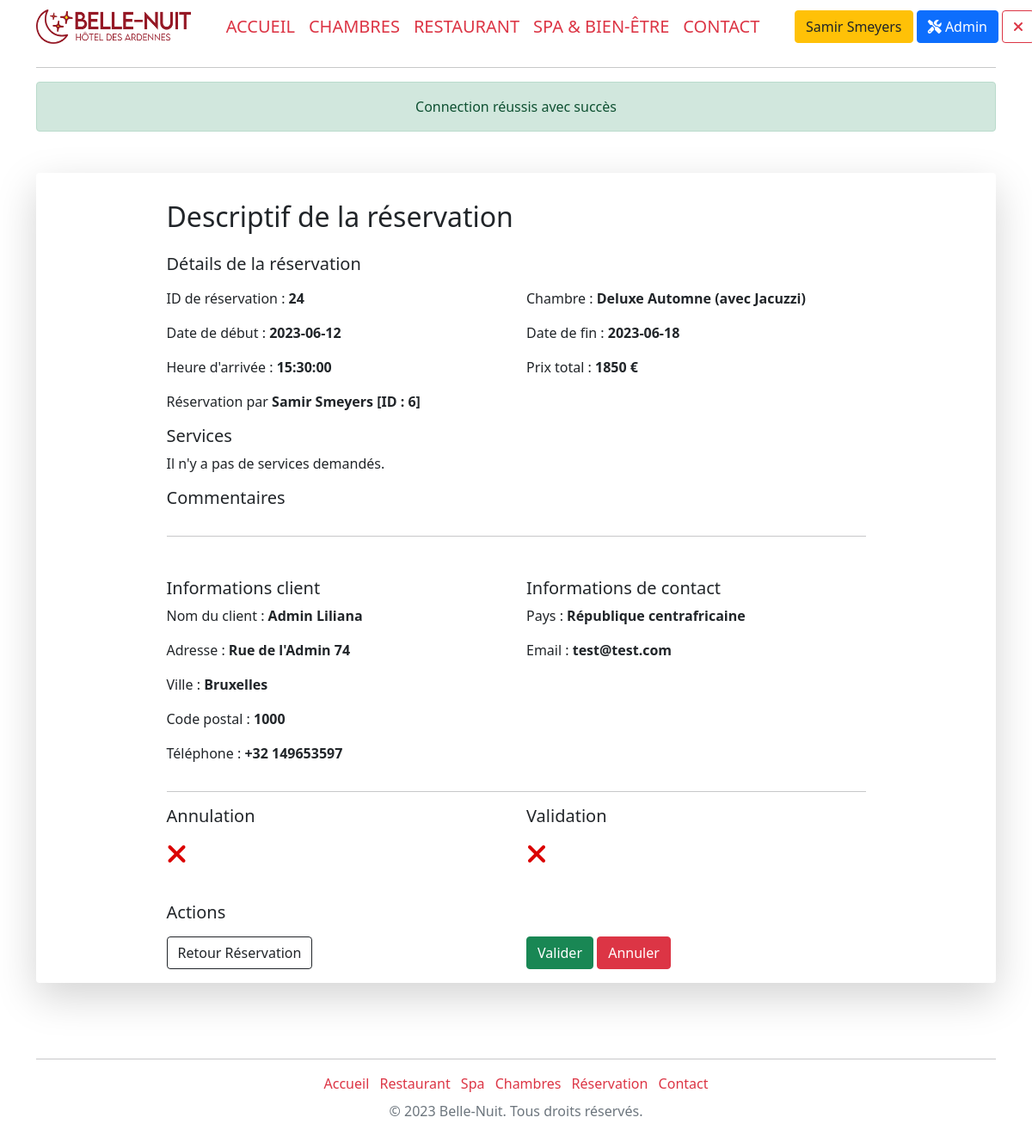
Page /adminReservationDetail&id=24 (signed in) on the committed database.
### tables this page shows
CREATE TABLE `bookings` (
  `booking_id` int(11) NOT NULL,
  `id_bedroom` int(11) NOT NULL,
  `id_acc` int(11) NOT NULL,
  `cus_gender` varchar(2) NOT NULL,
  `booking_date_begin` date NOT NULL,
  `booking_arrival_time` time NOT NULL,
  `booking_date_end` date NOT NULL,
  `booking_price_total` float NOT NULL,
  `booking_comments` text NOT NULL,
  `cus_name` varchar(30) NOT NULL,
  `cus_surname` varchar(30) NOT NULL,
  `cus_address` varchar(120) NOT NULL,
  `cus_addressbox` varchar(10) NOT NULL,
  `cus_city` varchar(20) NOT NULL,
  `cus_codepostal` mediumint(9) NOT NULL,
  `cus_id_country` int(11) NOT NULL,
  `cus_phone` varchar(20) NOT NULL,
  `cus_email` varchar(255) NOT NULL,
  `booking_cancelation` tinyint(1) NOT NULL DEFAULT 0,
  `booking_validation` tinyint(1) NOT NULL DEFAULT 0
);

CREATE TABLE `account` (
  `acc_id` int(11) NOT NULL,
  `acc_name` varchar(30) NOT NULL,
  `acc_surname` varchar(30) NOT NULL,
  `acc_address` varchar(120) NOT NULL,
  `acc_addressbox` int(11) NOT NULL,
  `acc_city` varchar(20) NOT NULL,
  `acc_codepostal` mediumint(9) NOT NULL,
  `acc_id_country` int(11) NOT NULL,
  `acc_phone` varchar(20) NOT NULL,
  `acc_email` varchar(255) NOT NULL,
  `acc_password` varchar(128) NOT NULL,
  `acc_code_activation` varchar(32) NOT NULL,
  `acc_admin` tinyint(1) NOT NULL,
  `acc_active` tinyint(1) NOT NULL
);

CREATE TABLE `bedroom` (
  `bedroom_id` int(11) NOT NULL,
  `bedroom_name` varchar(40) NOT NULL,
  `bedroom_description` text NOT NULL,
  `bedroom_bed` enum('double','twin','single') NOT NULL,
  `bedroom_priceday` int(11) NOT NULL,
  `id_roomcategory` int(11) NOT NULL
);

### models/Model.class.php (called while the page is built, shortened)
<?php
abstract class Model{
    private static $pdo;
    private static function setBdd(){
        self::$pdo = new PDO("mysql:host=localhost;dbname=hotel;charset=utf8", "root", "");
        self::$pdo->setAttribute(PDO::ATTR_ERRMODE, PDO::ERRMODE_WARNING);
    }
    protected function getBdd(){
        return self::$pdo;
    }
}

### models/AdminManager.model.php (called while the page is built, shortened)
<?php
require_once("Model.class.php");
class AdminManager extends Model
{
    public function getReservationById($id)
    {
        $stmt = $this->getBdd()->prepare('
        SELECT bookings.*, bedroom.bedroom_name, services_bedroom.service_name , account.acc_surname , account.acc_name , account.acc_id
        FROM bookings
        LEFT JOIN bedroom ON bookings.id_bedroom = bedroom.bedroom_id
        LEFT JOIN lnk_services_reservation ON bookings.booking_id = lnk_services_reservation.id_booking
        LEFT JOIN services_bedroom ON lnk_services_reservation.id_service = services_bedroom.service_id
        INNER JOIN account ON bookings.id_acc = account.acc_id
        WHERE bookings.booking_id = :booking_id');
        $stmt->bindValue(':booking_id', $id);
        $stmt->execute();
        $reservationDetails = $stmt->fetchAll(PDO::FETCH_ASSOC);
        $services = array();
        foreach ($reservationDetails as $reservation) {
            $service = array(
                'service_name' => $reservation['service_name']
            );
            $services[] = $service;
        }
        $reservationDetails[0]['services'] = $services;
        return $reservationDetails[0];
    }
}

### config/Securite.class.php (called while the page is built, shortened)
<?php
class Securite {
    public static function secureHTML($string){
        return htmlentities($string);
    }
}

### views/main/back/adminReservationDetail.view.php (the view, shortened to what this page needs)
<div class="container-fluid shadow-lg p-3 mb-5 mt-5 bg-body rounded mx-auto">
    <div class="w-75 mx-auto">
        <h2 class="mt-3">Descriptif de la réservation</h2>
        <div class="row mt-4">
            <h5 class="mb-3">Détails de la réservation</h5>
            <div class="col-md-6">
                <div class="card-text-column">
                    <p>ID de réservation : <strong><?php echo $reservation['booking_id']; ?></strong></p>
                    <p>Date de début : <strong><?php echo $reservation['booking_date_begin']; ?></strong></p>
                    <p>Heure d'arrivée : <strong><?php echo $reservation['booking_arrival_time']; ?></strong></p>
                    <p>Réservation par <strong><?php echo $reservation['acc_surname'] . ' ' . $reservation['acc_name'] .' [ID : ' . $reservation['acc_id']. '] ' ?></strong></p>
                    <?php if (is_null($reservation['services'])) : ?>
                        <div class="card-text-column">
                            <p>Services :</p>
                            <ul>
                                <?php foreach ($reservation['services'] as $service) : ?>
                                    <li><strong><?php echo $service['service_name']; ?></strong></li>
                                <?php endforeach; ?>
                            </ul>
                        </div>
                    <?php else : ?>
                        <div class="card-text-column">
                            <h5>Services</h5>
                            <p>Il n'y a pas de services demandés.</p>
                        </div>
                    <?php endif; ?>
                </div>
            </div>
            <div class="col-md-6">
                <p>Chambre : <strong><?php echo $reservation['bedroom_name']; ?></strong></p>
                <p>Date de fin : <strong><?php echo $reservation['booking_date_end']; ?></strong></p>
                <p>Prix total : <strong><?php echo $reservation['booking_price_total']; ?> €</strong></p>
            </div>
            <div class="col-md-12">
                <h5>Commentaires</h5>
            </div>
        </div>
        <hr class="mb-5 mt-3">
        <div class="row mt-3">
            <div class="col-md-6">
                <h5>Informations client</h5>
                <div class="card-text-column">
                    <p>Nom du client : <strong><?php echo $reservation['cus_name'] . ' ' . $reservation['cus_surname']; ?></strong></p>
                    <p>Adresse : <strong><?php echo $reservation['cus_address']; ?></strong></p>
                    <p>Ville : <strong><?php echo $reservation['cus_city']; ?></strong></p>
                    <p>Code postal : <strong><?php echo $reservation['cus_codepostal']; ?></strong></p>
                    <p>Téléphone : <strong><?php echo $reservation['cus_phone']; ?></strong></p>
                </div>
            </div>
            <div class="col-md-6">
                <h5>Informations de contact</h5>
                <div class="card-text-column">
                    <p>Pays : <strong><?php echo $pays; ?></strong></p>
                    <p>Email : <strong><?php echo $reservation['cus_email']; ?></strong></p>
                </div>
            </div>
        </div>
            <hr>
        <div class="row mt-3 mb-3">
            <div class="col-md-6">
                <h5>Annulation</h5>
                <p class="fs-2"><?php echo $cancelationBadge; ?></p>
            </div>
            <div class="col-md-6">
                <h5>Validation</h5>
                <p class="fs-2"><?php echo $validationBadge ?></p>
            </div>
        </div>
        <div class="row mt-3">
            <h5 class="mb-3">Actions</h5>
            <div class="col-md-6">
                <a href="adminReservation" class="btn btn-outline-dark">Retour Réservation</a>
            </div>
            <div class="col-md-6">
                <form action="" method="POST">
                    <?php if ($reservation['booking_validation'] == 0) : ?>
                        <button type="submit" class="btn btn-success" name="validateValidation"
                                onclick="return confirm('Êtes-vous sûr de vouloir confirmer votre réservation')">Valider</button>
                    <?php endif; ?>
                    <?php if ($reservation['booking_cancelation'] == 0) : ?>
                    <button type="submit" class="btn btn-danger" name="cancelReservation"
                            onclick="return confirm('Êtes-vous sûr de vouloir annuler votre réservation')">Annuler</button>
                    <?php endif; ?>
                </form>
            </div>
        </div>
    </div>
</div>

### rows in the picture
bookings: booking_id "24", booking_date_begin "2023-06-12", booking_arrival_time "15:30:00", id_acc.acc_surname "Samir", id_acc.acc_name "Smeyers", id_acc.acc_id "6", id_bedroom.bedroom_name "Deluxe Automne (avec Jacuzzi)", booking_date_end "2023-06-18", booking_price_total "1850", cus_name "Admin", cus_surname "Liliana", cus_address "Rue de l'Admin 74", cus_city "Bruxelles", cus_codepostal "1000", cus_phone "+32 149653597", cus_email "test@test.com"

### other values in the picture
$_SESSION["surname"] "Samir"
$_SESSION["name"] "Smeyers"
$_SESSION['alert']['message'] "Connection réussis avec succès"
$pays "République centrafricaine"
